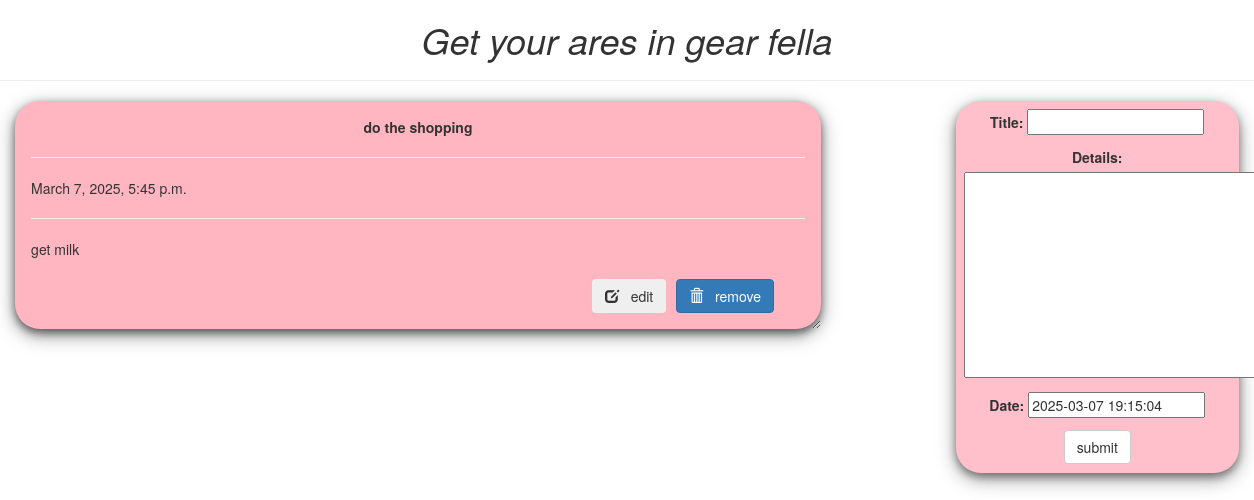
Before: / with the older database file.
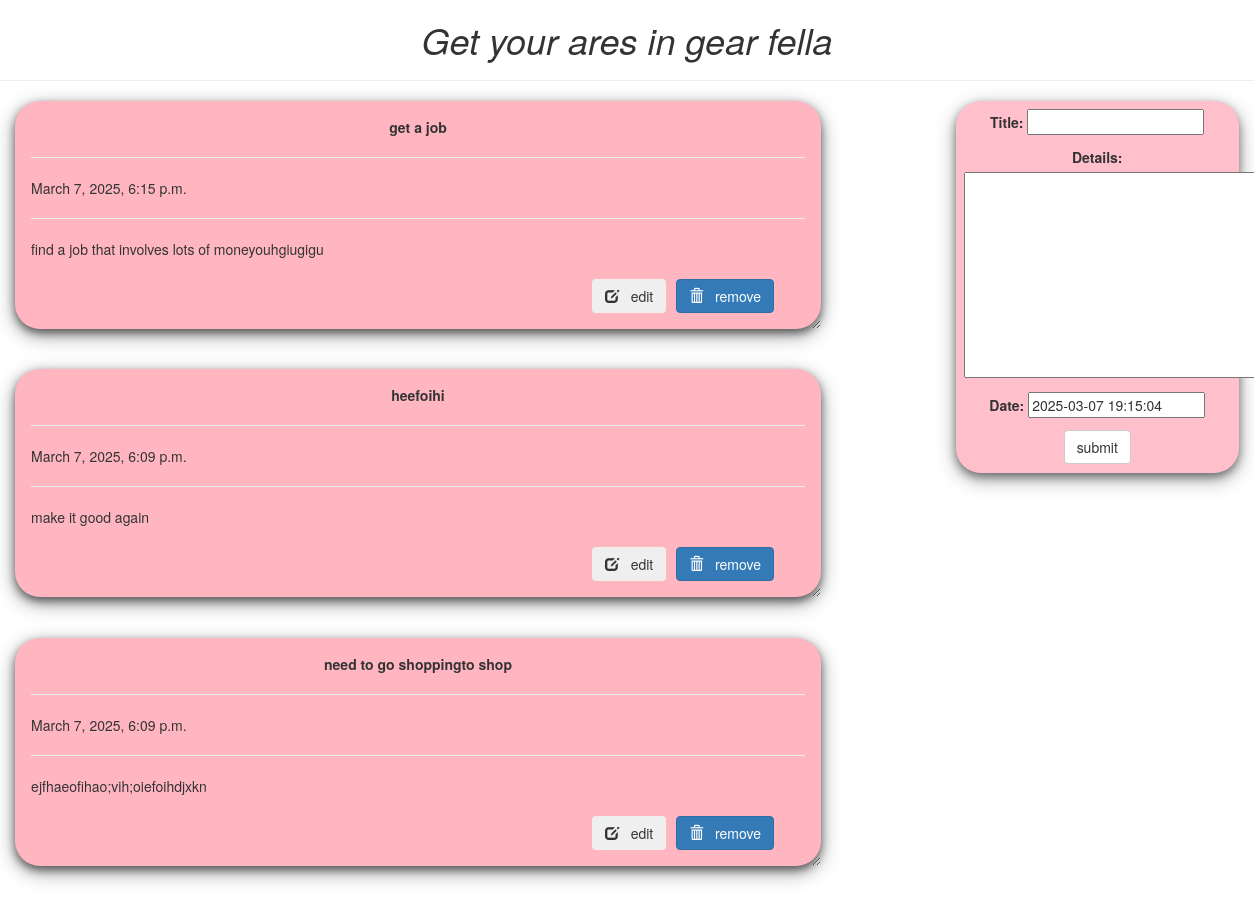
After: the same page with the newer database file.
### todo/models.py (models this page shows, shortened)
class Todo(models.Model):
    title = models.CharField(max_length=100)
    details = models.TextField()
    date = models.DateTimeField(default=timezone.now)

### todo/views.py (the view)
# urls.py: path('', views.index, name="todo"),
def index(request, item_id=None):
    if item_id:
        item = get_object_or_404(Todo, id=item_id)
        if request.method == "POST":
            form = TodoForm(request.POST, instance=item)
            if form.is_valid():
                form.save()
                messages.success(request, "Item updated successfully!")
                return redirect('todo')
        else:
            form = TodoForm(instance=item)
    else:
        if request.method == "POST":
            form = TodoForm(request.POST)
            if form.is_valid():
                form.save()
                return redirect('todo')
        else:
            form = TodoForm()
    item_list = Todo.objects.order_by("-date")
    page = {
        "forms": form,
        "list": item_list,
        "title": "TODO LIST",
    }
    return render(request, 'todo/index.html', page)

### todo/forms.py
class TodoForm(forms.ModelForm):
    class Meta:
        model = Todo
        fields = "__all__"

### templates/todo/index.html (shortened to what this page needs)
<!DOCTYPE html>
<html lang="en" dir="ltr">
<head>
  <link rel="stylesheet" href="https://maxcdn.bootstrapcdn.com/bootstrap/3.3.7/css/bootstrap.min.css">
</head>
<body  class="container-fluid">
  <center class="row">
    <h1><i>Get your ares in gear fella</i></h1>
    <hr />
  </center>
  <div class="row">
    <div class="col-md-8">
      {% for i in list %}
      <div class="card">
        <center><b>{{i.title}}</b></center>
        <hr/>
        {{i.date}}
        <hr/>
        {{i.details}}
        <br />
        <br />
        <form action="/del/{{i.id}}" method="POST" style=" padding-right: 4%; padding-bottom: 3%;">
          <button value="remove" type="submit"  class="btn btn-primary" style="float: right;"><span class="glyphicon glyphicon-trash"></span> &nbsp; remove</button>
            <button value="edit" type="button" class="btn btn-secondary" style="float: right; margin-right: 10px;" onclick="location.href='{% url 'update' i.id %}'"><span class="glyphicon glyphicon-edit"></span> &nbsp; edit</button>
        </form>
      </div>
      {% endfor%}
    </div>
    <div class="col-md-1"> </div>
    <div class="col-md-3" >
      <div  class="submit_form">
      <form  method="POST">
        {{forms.as_p}}
        <center>
        <input type="submit" class="btn btn-default" value="submit" />
      </center>
      </form>
    </div>
  </div>
</div>

### templates/todo/index.html (style rules this page uses)
.card { box-shadow: 0 4px 8px 0 rgba(0,0,0,0.5), 0 6px 20px 0 rgba(0,0,0,0.39); background: lightpink; margin-bottom : 5%; border-radius: 25px; padding : 2%; overflow: auto; resize: both; text-overflow: ellipsis; }
.submit_form { text-align: center; padding: 3%; background: pink; border-radius: 25px; box-shadow: 0 4px 8px 0 rgba(0,0,0,0.4), 0 6px 20px 0 rgba(0,0,0,0.36); }

Changed rows visible on the page:
removed Todo: title "do the shopping", date "March 7, 2025, 5:45 p.m.", details "get milk"
added Todo: title "get a job", date "March 7, 2025, 6:15 p.m.", details "find a job that involves lots of moneyouhgiugigu"
added Todo: title "heefoihi", date "March 7, 2025, 6:09 p.m.", details "make it good again"
added Todo: title "need to go shoppingto shop", date "March 7, 2025, 6:09 p.m.", details "ejfhaeofihao;vih;oiefoihdjxkn"
